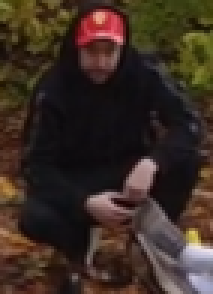
#> input picture Billeder/Civilian close range 2.png, 71 x 98 px (shown 3 times larger)
$ python -i 'Test Find_Arm.py'   (imports and definitions only)
#> lines starting #> are read from the running program, lines starting #| are printed output that depends on the picture; after the words box and inside, x2 and y2 are one past the last pixel; in counts of white or black regions, pixels touching at a corner belong together
#> further down, picture is the input picture: shape (98, 71, 3); mean B, G, R 35.8, 44.8, 58.9
import os
import cv2
import json
import numpy as np
import matplotlib.pyplot as plt
from sklearn.metrics import confusion_matrix, classification_report
import seaborn as sns

# Define multiple video/annotation pairs
DATASET = [
    {
        "video": r"C:\Users\olafa\Documents\GitHub\ROB3-Droneprojekt\ProjektVideoer\3 mili 2 onde 1 god.MP4",
        "json": r"C:\Users\olafa\Documents\GitHub\ROB3-Droneprojekt\Testing\3mili 2 onde 1 god.json"
    },
    {
        "video": r"C:\Users\olafa\Documents\GitHub\ROB3-Droneprojekt\ProjektVideoer\2 mili en idiot der ligger ned.MP4",
        "json": r"C:\Users\olafa\Documents\GitHub\ROB3-Droneprojekt\Testing\2 mili og 1 idiot.json"
    }
    # Add more video/json pairs here as needed
]

OUTPUT_DIR = r"C:\Users\olafa\Documents\GitHub\ROB3-Droneprojekt\Output"

# [114 lines left out: functions load_coco_annotations, get_ground_truth_label, normalize_prediction, plot_confusion_matrix, not called in this run]

def blob_analysis(img, morph_kernel=(3,3), morph_iters=1, min_pixels=1, rel_area_multiplier=0.004, max_components=2):
    hsv = cv2.cvtColor(img, cv2.COLOR_BGR2HSV)

    # HSV ranges - Tune these values directly
    # Red ranges (wraps around H=0/180)
    RED_LOWER1 = [5, 160, 75]      # [H, S, V]
    RED_UPPER1 = [10, 255, 255]
    RED_LOWER2 = [170, 160, 75]
    RED_UPPER2 = [180, 255, 255]

    # Blue range
    BLUE_LOWER = [100, 100, 50]
    BLUE_UPPER = [130, 255, 255]

    # Build masks using cv2.inRange directly
    mask_red1 = cv2.inRange(hsv, np.array(RED_LOWER1, dtype=np.uint8), np.array(RED_UPPER1, dtype=np.uint8))
    mask_red2 = cv2.inRange(hsv, np.array(RED_LOWER2, dtype=np.uint8), np.array(RED_UPPER2, dtype=np.uint8))
    mask_red = cv2.bitwise_or(mask_red1, mask_red2)

    mask_blue = cv2.inRange(hsv, np.array(BLUE_LOWER, dtype=np.uint8), np.array(BLUE_UPPER, dtype=np.uint8))

    # Morphological cleanup
    kernel = cv2.getStructuringElement(cv2.MORPH_ELLIPSE, morph_kernel)
    mask_red = cv2.morphologyEx(mask_red, cv2.MORPH_OPEN, kernel, iterations=morph_iters)
    mask_red = cv2.morphologyEx(mask_red, cv2.MORPH_CLOSE, kernel, iterations=morph_iters)
    mask_blue = cv2.morphologyEx(mask_blue, cv2.MORPH_OPEN, kernel, iterations=morph_iters)
    mask_blue = cv2.morphologyEx(mask_blue, cv2.MORPH_CLOSE, kernel, iterations=morph_iters)

    # Find connected components and filter small ones by area (absolute + relative)
    h, w = hsv.shape[:2]
    rel_min = int(h * w * rel_area_multiplier)
    min_area = max(int(min_pixels), rel_min)

    def find_components(mask):
        n, labels, stats, _ = cv2.connectedComponentsWithStats(mask, connectivity=8)
        boxes = []
        for i in range(1, n):
            area = int(stats[i, cv2.CC_STAT_AREA])
            if area >= min_area:
                x = int(stats[i, cv2.CC_STAT_LEFT])
                y = int(stats[i, cv2.CC_STAT_TOP])
                ww = int(stats[i, cv2.CC_STAT_WIDTH])
                hh = int(stats[i, cv2.CC_STAT_HEIGHT])
                boxes.append((x, y, ww, hh, area))
        return boxes

    red_boxes = find_components(mask_red)
    blue_boxes = find_components(mask_blue)

    # Keep only the largest `max_components` per color
    if len(red_boxes) > max_components:
        red_boxes = sorted(red_boxes, key=lambda b: b[4], reverse=True)[:max_components]
    if len(blue_boxes) > max_components:
        blue_boxes = sorted(blue_boxes, key=lambda b: b[4], reverse=True)[:max_components]

    # Annotate the image
    out = img.copy()
    for (x, y, ww, hh, area) in red_boxes:
        cv2.rectangle(out, (x, y), (x+ww, y+hh), (0,0,255), 2)
    for (x, y, ww, hh, area) in blue_boxes:
        cv2.rectangle(out, (x, y), (x+ww, y+hh), (255,0,0), 2)

    return out, mask_red, mask_blue, red_boxes, blue_boxes

# [64 lines left out: functions classify_target, crop_to_bbox, not called in this run]

def crop_image(img):
    # --- vertical crop: remove top portion and keep a top block ---
    TOP_REMOVE_RATIO = 0.25  # remove top 25% of original
    TOP_KEEP_RATIO = 0.5     # keep up to 50% of original (rows start_row .. end_row)
    h = img.shape[0]
#> h = 98
    start_row = int(h * TOP_REMOVE_RATIO)
#> start_row = 24
    end_row = int(h * TOP_KEEP_RATIO)
#> end_row = 49
    if start_row >= end_row:
        img = img[:int(h * TOP_KEEP_RATIO), :]
    else:
        img = img[start_row:end_row, :]
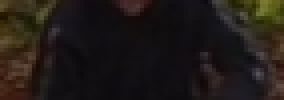
#> img: shape (25, 71, 3) (shown 4 times larger); mean of channels 0, 1, 2 22.8, 26.4, 32.5; drawn as B, G, R

    # --- horizontal crop: remove 5% from each side (margin) ---
    WIDTH_REMOVE_RATIO = 0.1  # remove 10% from left and 10% from right
    w = img.shape[1]
#> w = 71
    left = int(w * WIDTH_REMOVE_RATIO)
#> left = 7
    right = int(w * (1.0 - WIDTH_REMOVE_RATIO))
#> right = 63
    if left < right:
        img = img[:, left:right]
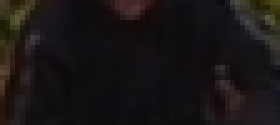
#> img: shape (25, 56, 3) (shown 5 times larger); mean of channels 0, 1, 2 21.2, 20.5, 24.9; drawn as B, G, R
    return img

def process_bbox_region(bbox_img):
    """Process a bounding box region: crop, blur, and analyze"""
    if bbox_img is None or bbox_img.size == 0:
        return None, [], []

    bbox_img = crop_image(bbox_img)

    # Apply Gaussian blur
    blurred = cv2.GaussianBlur(bbox_img, (13, 13), 0)
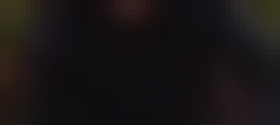
#> blurred: shape (25, 56, 3) (shown 5 times larger); mean of channels 0, 1, 2 21.1, 20.4, 24.7; drawn as B, G, R

    # Run blob analysis
    annotated, _, _, red_boxes, blue_boxes = blob_analysis(blurred, morph_kernel=(3, 3), morph_iters=1)
#> in blob_analysis, `hsv = cv2.cvtColor(img, cv2.COLOR_BGR2HSV)`: hsv: shape (25, 56, 3); mean H, S, V 122.6, 57.4, 25.1
#> in blob_analysis, `mask_red1 = cv2.inRange(hsv, np.array(RED_LOWER1, dtype=np.uint8), np...`: mask_red1: shape (25, 56); every value is 0
#> in find_components, `n, labels, stats, _ = cv2.connectedComponentsWithStats(mask, connectiv..`: labels: shape (25, 56) int32; every value is 0
#> in find_components, `n, labels, stats, _ = cv2.connectedComponentsWithStats(mask, connectiv..`: n = 1; stats = [[0, 0, 56, 25, 1400]]
#> after the loop in find_components, `for i in range(1, n):`: boxes = []
#> red_boxes = []; blue_boxes = []

    return annotated, red_boxes, blue_boxes

# [156 lines left out: function process_video, not called in this run]


# [41 lines not run here, left out]

>>> import cv2
>>> picture = cv2.imread('Billeder/Civilian close range 2.png')
>>> result = process_bbox_region(picture)

$ run again, on Billeder/Civilian close range.png
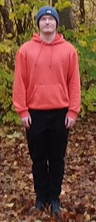
#> input picture Billeder/Civilian close range.png, 96 x 222 px
#> picture is the input picture: shape (222, 96, 3); mean B, G, R 56.9, 74.2, 119
#> hsv: shape (56, 77, 3); mean H, S, V 127.9, 157.2, 191.4
#> mask_red1: shape (56, 77); 0.09% white in thin lines or dots, all inside (x1, y1, x2, y2) = (2, 13, 5, 42)
#> mask_red2: shape (56, 77); 30% white; 4 white regions (2 under 20 px), largest, box (x1, y1, x2, y2) and area: (11, 0, 43, 56) 747, (44, 4, 65, 56) 544
#> mask_blue: shape (56, 77); every value is 0
#> in find_components, `n, labels, stats, _ = cv2.connectedComponentsWithStats(mask, connectiv..`:
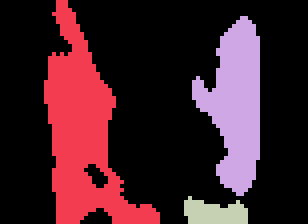
#> labels: shape (56, 77) int32 (shown 4 times larger); 4 distinct labels, from 0 to 3; one colour per label, 0 black
#> n = 4; stats = [[0, 0, 77, 56, 3065], [11, 0, 29, 56, 708], [48, 4, 17, 45, 457], [46, 49, 16, 7, 82]]
#> the loop in find_components, `for i in range(1, n):` made 3 passes
#> (area, x, y, ww, hh) on passes 1 to 3: (708, 11, 0, 29, 56), (457, 48, 4, 17, 45), (82, 46, 49, 16, 7)
#> after the loop in find_components, `for i in range(1, n):`: boxes = [(11, 0, 29, 56, 708), (48, 4, 17, 45, 457), (46, 49, 16, 7, 82)]
#> in blob_analysis, `red_boxes = find_components(mask_red)`: red_boxes has the same summary as boxes in find_components
#> labels: shape (56, 77) int32; every value is 0
#> in blob_analysis, `blue_boxes = find_components(mask_blue)`: blue_boxes = []
#> in blob_analysis, `red_boxes = sorted(red_boxes, key=lambda b: b[4], reverse=True)[:max_c..`: red_boxes = [(11, 0, 29, 56, 708), (48, 4, 17, 45, 457)]
#> the loop in blob_analysis, `for (x, y, ww, hh, area) in red_boxes:` made 2 passes
#> after the loop in blob_analysis, `for (x, y, ww, hh, area) in red_boxes:`:
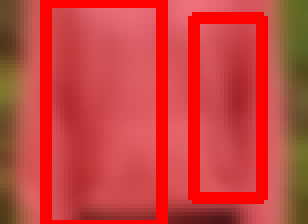
#> out: shape (56, 77, 3) (shown 4 times larger); mean of channels 0, 1, 2 61.7, 65.7, 199.1; drawn as B, G, R
#> in process_bbox_region, `annotated, _, _, red_boxes, blue_boxes = blob_analysis(blurred, morph_..`: blue_boxes = []

$ run again, on Billeder/Civilian long range.png
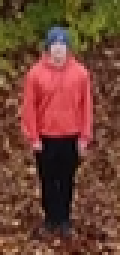
#> input picture Billeder/Civilian long range.png, 40 x 85 px (shown 3 times larger)
#> picture is the input picture: shape (85, 40, 3); mean B, G, R 51.4, 66.6, 111
#> hsv: shape (21, 32, 3); mean H, S, V 103.7, 152.4, 178.8
#> mask_red1: shape (21, 32); every value is 0
#> in blob_analysis, `mask_red2 = cv2.inRange(hsv, np.array(RED_LOWER2, dtype=np.uint8), np...`:
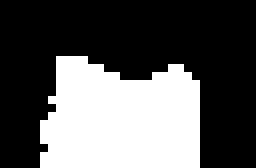
#> mask_red2: shape (21, 32) (shown 8 times larger); 35.1% white; 1 white region, box (x1, y1, x2, y2) and area: (5, 7, 25, 21) 236
#> mask_red: shape (21, 32); 35% white; 1 white region, box (x1, y1, x2, y2) and area: (5, 7, 25, 21) 235
#> n = 2; stats = [[0, 0, 32, 21, 437], [5, 7, 20, 14, 235]]
#> the loop in find_components, `for i in range(1, n):` made 1 pass
#> (area, x, y, ww, hh) on pass 1: (235, 5, 7, 20, 14)
#> after the loop in find_components, `for i in range(1, n):`: boxes = [(5, 7, 20, 14, 235)]
#> labels: shape (21, 32) int32; every value is 0
#> in blob_analysis, `blue_boxes = find_components(mask_blue)`: blue_boxes = []
#> the loop in blob_analysis, `for (x, y, ww, hh, area) in red_boxes:` made 1 pass
#> after the loop in blob_analysis, `for (x, y, ww, hh, area) in red_boxes:`:
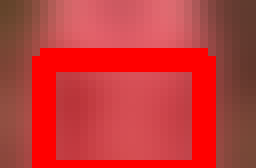
#> out: shape (21, 32, 3) (shown 8 times larger); mean of channels 0, 1, 2 56.6, 57.4, 193.3; drawn as B, G, R
#> in process_bbox_region, `annotated, _, _, red_boxes, blue_boxes = blob_analysis(blurred, morph_..`: red_boxes = [(5, 7, 20, 14, 235)]; blue_boxes = []

$ run again, on Billeder/Civilian on ground.png
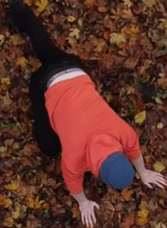
#> input picture Billeder/Civilian on ground.png, 167 x 228 px
#> picture is the input picture: shape (228, 167, 3); mean B, G, R 41.4, 51, 94
#> hsv: shape (57, 134, 3); mean H, S, V 33.8, 133.7, 99.1
#> mask_red1: shape (57, 134); 3.2% white; 14 white regions (10 under 20 px), largest, box (x1, y1, x2, y2) and area: (85, 0, 98, 10) 82, (116, 42, 129, 53) 72, (109, 0, 123, 4) 28, (87, 39, 95, 48) 25
#> mask_red2: shape (57, 134); every value is 0
#> in find_components, `n, labels, stats, _ = cv2.connectedComponentsWithStats(mask, connectiv..`:
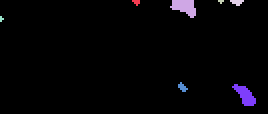
#> labels: shape (57, 134) int32 (shown 2 times larger); 8 distinct labels, from 0 to 7; one colour per label, 0 black
#> n = 8; stats = [[0, 0, 134, 57, 7449], [66, 0, 4, 3, 8], [85, 0, 13, 9, 76], [109, 0, 3, 2, 4], [115, 0, 7, 3, 14], [0, 8, 2, 3, 4], [89, 41, 5, 5, 14], [116, 42, 12, 11, 69]]
#> the loop in find_components, `for i in range(1, n):` made 7 passes
#> (area, x, y, ww, hh) on passes 2, 7: (76, 85, 0, 13, 9), (69, 116, 42, 12, 11)
#> after the loop in find_components, `for i in range(1, n):`: boxes = [(85, 0, 13, 9, 76), (116, 42, 12, 11, 69)]
#> labels: shape (57, 134) int32; every value is 0
#> in blob_analysis, `blue_boxes = find_components(mask_blue)`: blue_boxes = []
#> the loop in blob_analysis, `for (x, y, ww, hh, area) in red_boxes:` made 2 passes
#> after the loop in blob_analysis, `for (x, y, ww, hh, area) in red_boxes:`:
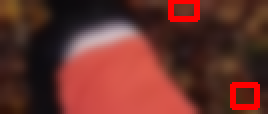
#> out: shape (57, 134, 3) (shown 2 times larger); mean of channels 0, 1, 2 42.4, 49.1, 104.7; drawn as B, G, R
#> in process_bbox_region, `annotated, _, _, red_boxes, blue_boxes = blob_analysis(blurred, morph_..`: red_boxes = [(85, 0, 13, 9, 76), (116, 42, 12, 11, 69)]; blue_boxes = []
